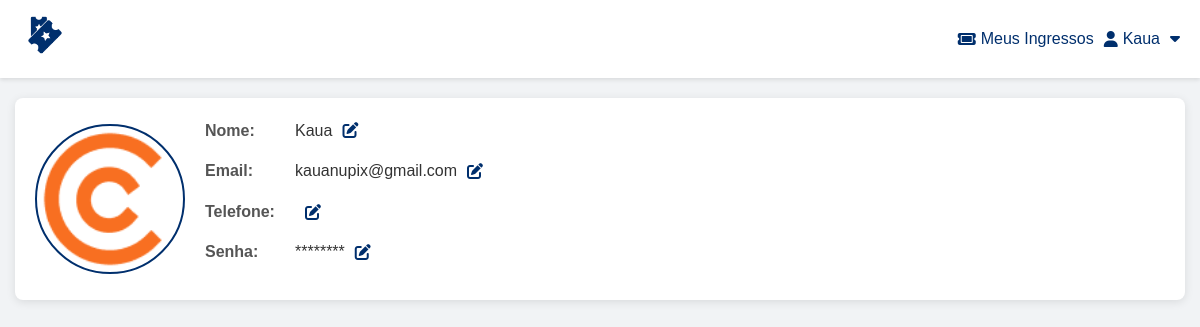
Screenshot of /meu_perfil.php (signed in) with the database file from the repository.
### tables this page shows
CREATE TABLE `clientes` (
  `id` int(11) NOT NULL COMMENT 'ID único do cliente',
  `nome` varchar(100) NOT NULL COMMENT 'Primeiro nome do cliente',
  `sobrenome` varchar(100) NOT NULL DEFAULT '' COMMENT 'Sobrenome/último nome do cliente',
  `email` varchar(100) NOT NULL COMMENT 'Email principal do cliente',
  `cpf` varchar(14) DEFAULT NULL COMMENT 'CPF do cliente (apenas números)',
  `celular` varchar(20) NOT NULL COMMENT 'Número de celular com DDD',
  `data_nascimento` date DEFAULT NULL COMMENT 'Data de nascimento do cliente',
  `sexo` enum('masculino','feminino','outro') DEFAULT NULL COMMENT 'Sexo/gênero do cliente',
  `nacionalidade` enum('brasileira','estrangeira') DEFAULT 'brasileira' COMMENT 'Nacionalidade do cliente',
  `senha` varchar(255) NOT NULL COMMENT 'Hash da senha do cliente',
  `foto` varchar(255) DEFAULT NULL COMMENT 'Caminho para foto de perfil',
  `tipo_usuario` enum('admin','cliente','promotor','visitante') DEFAULT 'cliente' COMMENT 'Tipo de usuário no sistema',
  `promotor_id` int(11) NOT NULL DEFAULT 0 COMMENT 'ID do promotor responsável (0 = sem promotor)',
  `whatsapp_optin` tinyint(1) NOT NULL DEFAULT 0 COMMENT 'Aceita receber WhatsApp',
  `sms_optin` tinyint(1) NOT NULL DEFAULT 0 COMMENT 'Aceita receber SMS',
  `newsletter_optin` tinyint(1) NOT NULL DEFAULT 0 COMMENT 'Aceita receber newsletter',
  `created_at` timestamp NULL DEFAULT current_timestamp(),
  `updated_at` timestamp NULL DEFAULT current_timestamp() ON UPDATE current_timestamp(),
  `status` enum('ativo','inativo','suspenso') DEFAULT 'ativo' COMMENT 'Status da conta do cliente',
  `email_verificado` tinyint(1) DEFAULT 0 COMMENT 'Email foi verificado',
  `telefone_verificado` tinyint(1) DEFAULT 0 COMMENT 'Celular foi verificado',
  `token_red` varchar(64) DEFAULT NULL,
  `token_validade` datetime DEFAULT NULL
);

### meu_perfil.php (the view, shortened to what this page needs)
<?php
include('conexao.php');
if (isset($_SESSION['funcionarioid'])) {
    $userId = $_SESSION['funcionarioid'];
    $table = 'funcionarios';
} elseif (isset($_SESSION['userid'])) {
    $userId = $_SESSION['userid'];
    $table = 'clientes';
} else {
    header("Location: login.php");
    exit();
}
$sql = "SELECT * FROM $table WHERE id = $userId";
$result = $conn->query($sql);
if ($result && $user = $result->fetch_assoc()) {
} else {
    header("Location: logout.php");
    exit();
}
?>
<!DOCTYPE html>
<html lang="pt-br">
<head>
  <link rel="stylesheet" href="https://cdnjs.cloudflare.com/ajax/libs/font-awesome/6.2.1/css/all.min.css" />
  <link rel="stylesheet" href="css/meu_perfil.css">
</head>
<body>
  <header>
    <div class="logo">
      <a href="<?php echo ($table === 'funcionarios' ? 'validar_ingresso.php' : 'index.php'); ?>">
        <img src="uploads/ticketsyhnklogo.png" alt="Ticket Sync Logo">
      </a>
    </div>
    <nav>
      <?php if(isset($_SESSION['userid']) || isset($_SESSION['funcionarioid'])): ?>
        <div class="user-container">
          <?php if($table === 'clientes'): ?>
            <a href="meus_ingressos.php" class="meus-ingressos-btn">
              <i class="fa-solid fa-ticket"></i> <span class="btn-text">Meus Ingressos</span>
            </a>
          <?php endif; ?>
          <a href="meu_perfil.php" class="user-btn">
            <i class="fa-solid fa-user"></i> <?php echo htmlspecialchars($user['nome']); ?>
          </a>
          <div class="dropdown">
            <span class="dropdown-btn"><i class="fa-solid fa-caret-down"></i></span>
          </div>
        </div>
      <?php else: ?>
        <a href="login.php" class="login-btn">
          <i class="fa-solid fa-right-to-bracket"></i> Entrar
        </a>
      <?php endif; ?>
    </nav>
  </header>
  <div class="main-content">
    <div class="profile-container">
      <div class="profile-header">
        <?php if($table === 'clientes'): ?>
        <div class="profile-image-container" id="profileImageContainer">
          <?php if(!empty($user['foto'])): ?>
            <img id="profileImage" src="<?php echo htmlspecialchars($user['foto']); ?>" alt="Foto de <?php echo htmlspecialchars($user['nome']); ?>">
          <?php else: ?>
            <img id="profileImage" src="default-user.png" alt="Foto Padrão">
          <?php endif; ?>
        </div>
        <?php endif; ?>
        <div class="profile-info">
          <div class="info-item" data-field="nome">
            <label>Nome:</label>
            <span class="info-value"><?php echo htmlspecialchars($user['nome']); ?></span>
            <i class="fa-solid fa-pen-to-square edit-icon" onclick="editField(this)"></i>
          </div>
          <div class="info-item" data-field="email">
            <label>Email:</label>
            <span class="info-value"><?php echo htmlspecialchars($user['email']); ?></span>
            <i class="fa-solid fa-pen-to-square edit-icon" onclick="editField(this)"></i>
          </div>
          <?php if($table === 'clientes'): ?>
          <div class="info-item" data-field="telefone">
            <label>Telefone:</label>
            <i class="fa-solid fa-pen-to-square edit-icon" onclick="editField(this)"></i>
          </div>
          <?php endif; ?>
          <div class="info-item" data-field="senha">
            <label>Senha:</label>
            <span class="info-value">********</span>
            <i class="fa-solid fa-pen-to-square edit-icon" onclick="editField(this)"></i>
          </div>
        </div>
      </div>
    </div>
  </div>
</body>
</html>

### css/meu_perfil.css (style rules this page uses)
* { margin: 0; padding: 0; box-sizing: border-box; }
body { font-family: 'Poppins', sans-serif; background-color: #f1f3f5; color: #333; line-height: 1.6; }
header { background: #fff; box-shadow: 0 2px 4px rgba(0,0,0,0.1); padding: 10px 20px; display: flex; align-items: center; justify-content: space-between; position: sticky; top: 0; z-index: 100; }
header .logo img { max-height: 50px; }
nav { display: flex; align-items: center; }
.user-container { display: flex; align-items: center; gap: 10px; }
.meus-ingressos-btn, .user-btn, .login-btn { background: none; border: none; text-decoration: none; color: #002f6d; font-weight: 500; display: flex; align-items: center; gap: 5px; cursor: pointer; }
.dropdown { position: relative; }
.dropdown-btn { cursor: pointer; font-size: 16px; color: #002f6d; }
.main-content { max-width: 1200px; margin: 20px auto; padding: 0 15px; }
.profile-container { background: #fff; border-radius: 8px; box-shadow: 0 2px 10px rgba(0,0,0,0.1); padding: 20px; margin-bottom: 20px; }
.profile-header { display: flex; flex-wrap: wrap; gap: 20px; align-items: center; }
.profile-image-container { position: relative; width: 150px; height: 150px; border-radius: 50%; overflow: hidden; flex-shrink: 0; cursor: pointer; border: 2px solid #002f6d; }
.profile-image-container img { width: 100%; height: 100%; object-fit: cover; }
.profile-info { flex: 1; }
.info-item { margin-bottom: 15px; display: flex; align-items: center; gap: 10px; flex-wrap: wrap; }
.info-item label { font-weight: 600; color: #555; min-width: 80px; }
.info-value { font-size: 16px; color: #333; }
.edit-icon, .save-icon, .cancel-icon { font-size: 16px; cursor: pointer; color: #002f6d; }

### rows the page displays
clientes: nome "Kaua", foto (picture), email "kauanupix@gmail.com"
